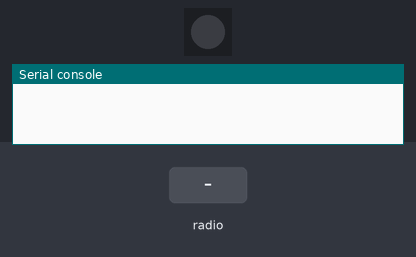
Bench run of a program on a simulated Pycom board running MicroPython. Shown: 1 RGB LEDs in strip order, left to right, the last lines printed to the serial console. The inputs (shaded band) are chosen by the test bench. Dim RGB values are drawn brighter than linear; no radio messages arrive unless stated (any console line starting 'radio sent:' is added by the test bench).

Above: at 0.1 s.
At 5.6 s:
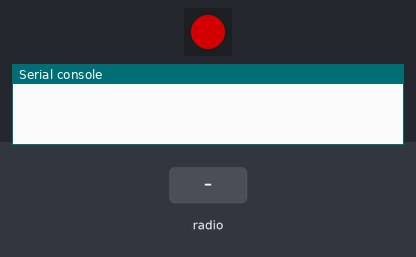
5.7 s: radio message "Ping" arrives
At 6.9 s:
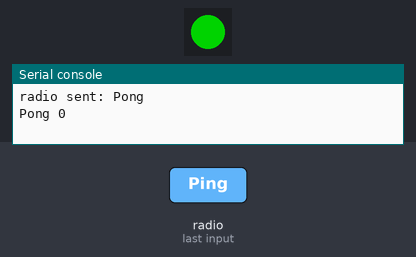
Timing chart, 0 to 12.5 s (numbered marks = the images above; inputs shaded):
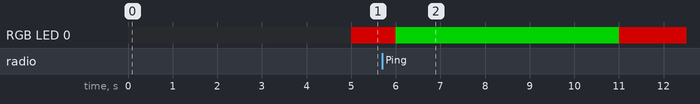

The program:

node_b.py
```python
from network import LoRa
import socket
import time
import pycom

# Node B

lora = LoRa(mode=LoRa.LORA, region=LoRa.EU868)
s = socket.socket(socket.AF_LORA, socket.SOCK_RAW)
s.setblocking(False)

pycom.heartbeat(False)

i = 0
while True:
    if s.recv(64) == b'Ping':
        s.send('Pong')
        print('Pong {}'.format(i))
        i = i+1
        pycom.rgbled(0x007f00) # green
    time.sleep(5)
    pycom.rgbled(0x7f0000)
    time.sleep(1)
```

Measured:
- after the input at 5.7 s, RGB LED 0: RGB(127, 0, 0) → RGB(0, 127, 0) after 0.30 s, → RGB(127, 0, 0) 5.0 s later
